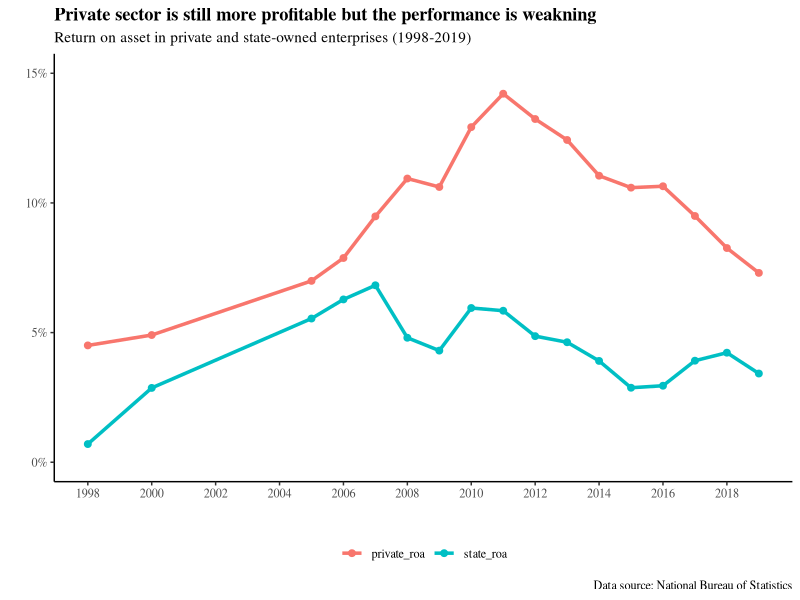
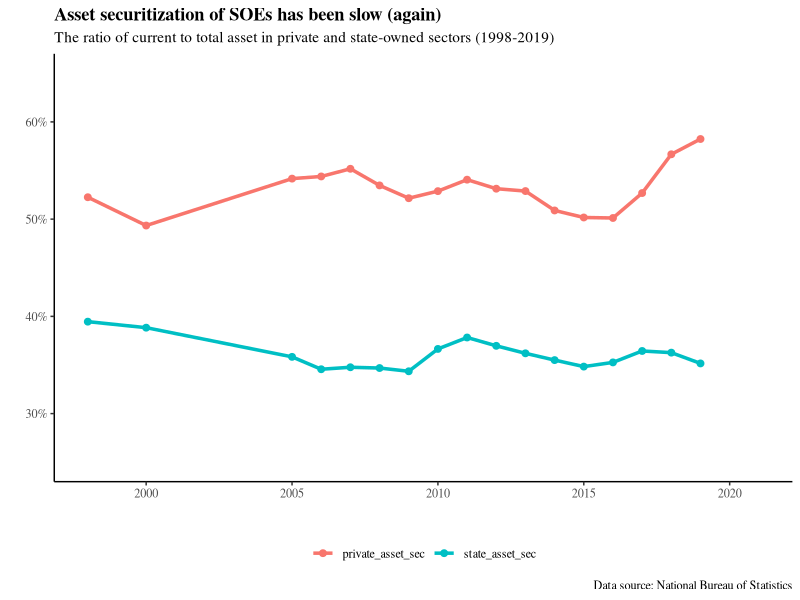
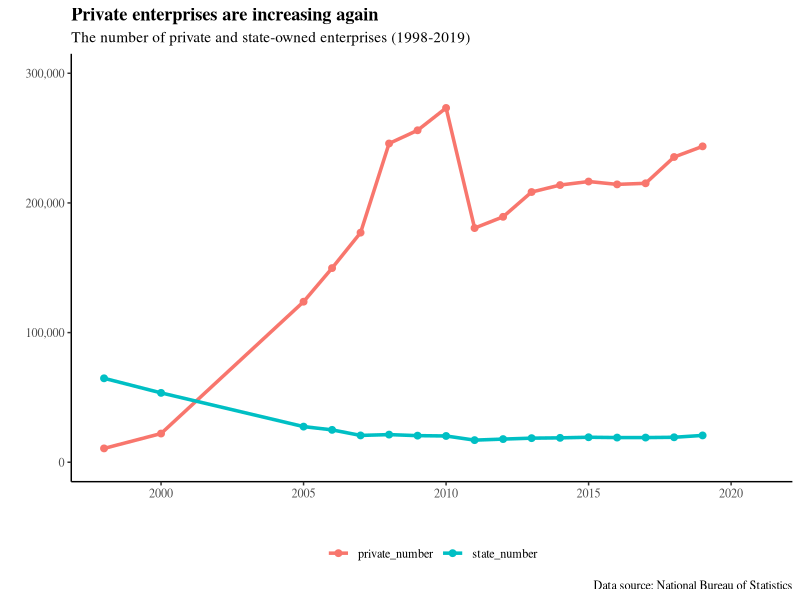
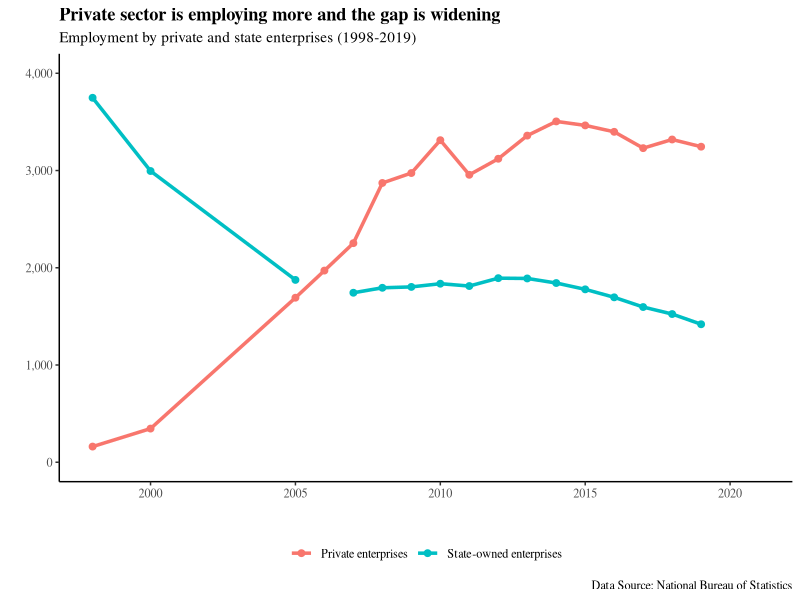
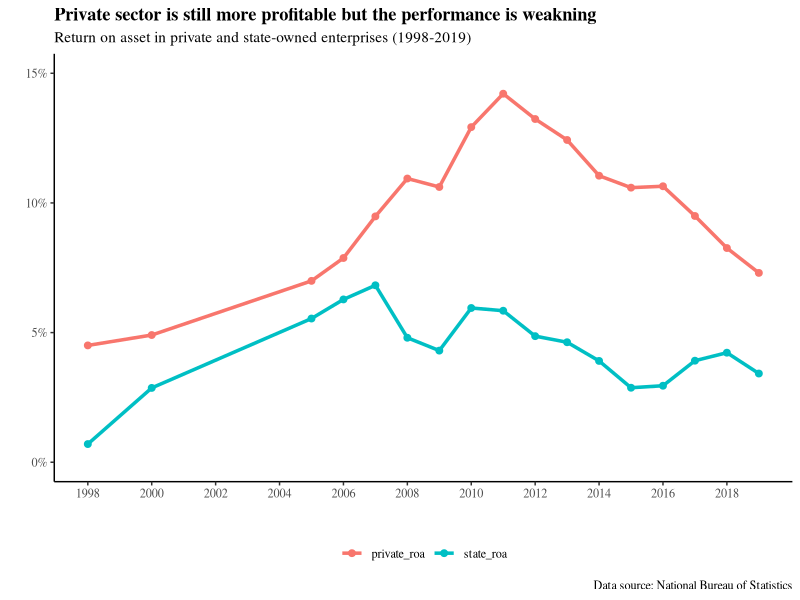
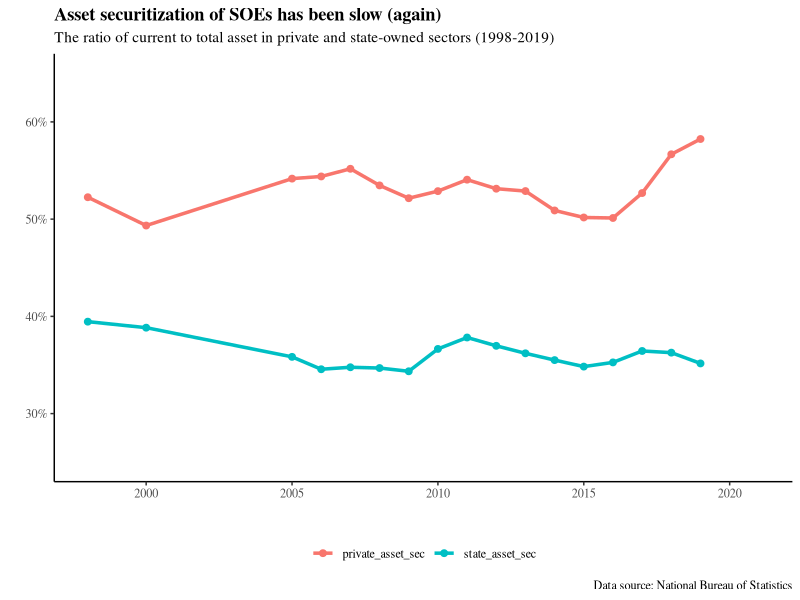
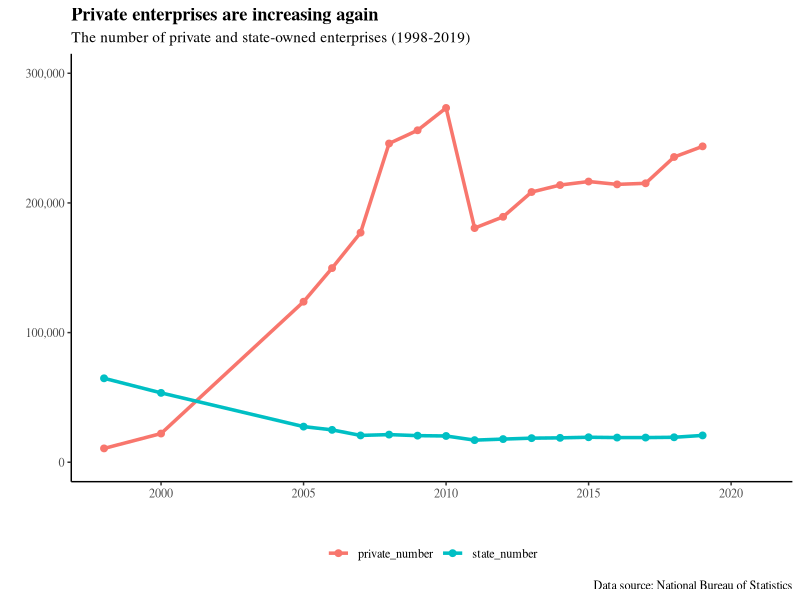
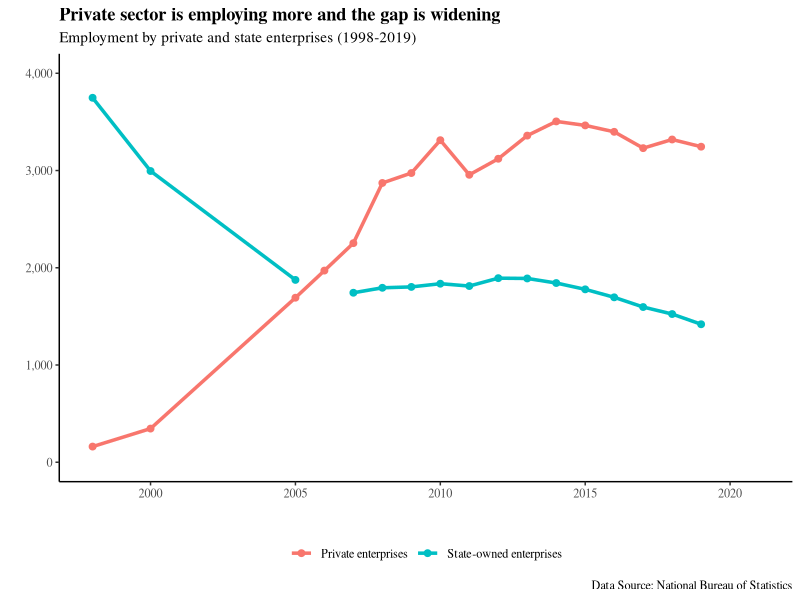

Source code (R) for these figures, in order:
## ---- chunk 1
knitr::opts_chunk$set(echo = TRUE)
## ---- chunk 2
library(tidyverse)
library(readxl)
library(scales)
theme_set(theme_classic())

china_enterprises_raw <- read_excel("china_enterprises.xlsx")

## ---- chunk 3
china_enterprises_raw %>% 
  mutate(state_roa = state_total_profits / state_total_assets, 
         private_roa = private_total_profits / private_total_assets) %>% 
  select(year, state_roa, private_roa) %>% 
  pivot_longer(cols = state_roa : private_roa, names_to = "category") %>% 
  ggplot(aes(year, value, color = category)) +
  geom_point(size = 2) +
  geom_line(size = 1.2) +
  scale_x_continuous(limits = c(1998, 2019), 
                     breaks = seq(1998, 2019, 2)) +
  scale_y_continuous(labels = percent_format(), 
                     limits = c(0, .15)) +
  labs(title = "Private sector is still more profitable but the performance is weakning", 
       subtitle = "Return on asset in private and state-owned enterprises (1998-2019)",
       x = " ", 
       y = " ", 
       caption = "Data source: National Bureau of Statistics") +
  theme(text = element_text(family = "Times"),
        legend.position = "bottom", 
        legend.title = element_blank(), 
        plot.title = element_text(face = "bold"))
ggsave(filename = "figs_china_enterprises/private_sector_is_still_more_profitable.pdf", width = 8, height = 5)
## ---- chunk 4
china_enterprises_raw %>% 
  mutate(state_asset_sec = state_current_assets / state_total_assets, 
         private_asset_sec = private_current_assets / private_total_assets) %>% 
  select(year, state_asset_sec, private_asset_sec) %>% 
  pivot_longer(cols = state_asset_sec : private_asset_sec, names_to = "category") %>% 
  ggplot(aes(year, value, color = category)) +
  geom_point(size = 2) +
  geom_line(size = 1.2) +
  scale_x_continuous(limits = c(1998, 2021)) +
  scale_y_continuous(limits = c(.25, .65), 
                     labels = percent_format()) +
  labs(title = "Asset securitization of SOEs has been slow (again)", 
       subtitle = "The ratio of current to total asset in private and state-owned sectors (1998-2019)", 
       x = " ", 
       y = " ", 
       caption = "Data source: National Bureau of Statistics") +
  theme(text = element_text(family = "Times"), 
        legend.position = "bottom", 
        legend.title = element_blank(),
        plot.title = element_text(face = "bold"))
ggsave(filename = "figs_china_enterprises/asset-securitization-of-soes-has-been-slow.pdf", width = 8, height = 5)
## ---- chunk 5
china_enterprises_raw %>% 
  select(year, state_number, private_number) %>% 
  pivot_longer(cols = state_number : private_number, names_to = "category") %>% 
  ggplot(aes(year, value, color = category)) +
  geom_point(size = 2) +
  geom_line(size = 1.2) +
  scale_x_continuous(limits = c(1998, 2021)) +
  scale_y_continuous(limits = c(0, 300000), 
                     breaks = seq(0, 300000, 100000), 
                     labels = comma) +
  labs(title = "Private enterprises are increasing again", 
       subtitle = "The number of private and state-owned enterprises (1998-2019)", 
       x = " ", 
       y = " ", 
       caption = "Data source: National Bureau of Statistics") +
  theme(text = element_text(family = "Times"), 
        legend.position = "bottom", 
        legend.title = element_blank(),
        plot.title = element_text(face = "bold"))
ggsave(filename = "private_enterprises_increase_gain.pdf", width = 8, height = 5)
## ---- chunk 6
china_enterprises_raw %>% 
  select(year, state_employment, private_employment) %>% 
  pivot_longer(cols = state_employment : private_employment, names_to = "category") %>% 
  mutate(category = fct_recode(category, "Private enterprises" = "private_employment", 
                               "State-owned enterprises" = "state_employment")) %>% 
  ggplot(aes(year, value, color = category)) +
  geom_point(size = 2) +
  geom_line(size = 1.2) +
  scale_x_continuous(limits = c(1998, 2021)) +
  scale_y_continuous(limits = c(0, 4000), 
                     labels = comma) +
  labs(title = "Private sector is employing more and the gap is widening", 
       subtitle = "Employment by private and state enterprises (1998-2019)",
       caption = "Data Source: National Bureau of Statistics", 
       x = " ", 
       y = " ") +
  theme(text = element_text(family = "Times"),
        legend.position = "bottom", 
        legend.title = element_blank(), 
        plot.title = element_text(face = "bold"))
ggsave(filename = "private_sector_employs_more.pdf", width = 8, height = 5)
